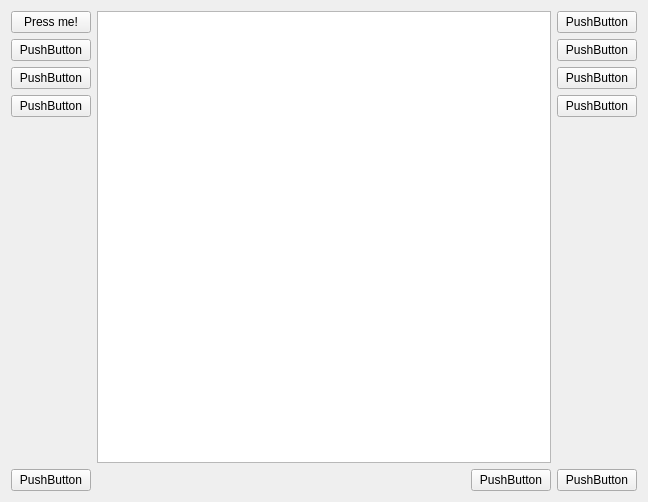
<?xml version="1.0" encoding="UTF-8"?>
<ui version="4.0">
 <class>Form</class>
 <widget class="QWidget" name="Form">
  <property name="geometry">
   <rect>
    <x>0</x>
    <y>0</y>
    <width>648</width>
    <height>502</height>
   </rect>
  </property>
  <property name="windowTitle">
   <string>Form</string>
  </property>
  <layout class="QVBoxLayout" name="verticalLayout_3">
   <item>
    <layout class="QHBoxLayout" name="horizontalLayout_2">
     <item>
      <layout class="QVBoxLayout" name="verticalLayout">
       <item>
        <widget class="QPushButton" name="press_me_button">
         <property name="text">
          <string>Press me!</string>
         </property>
        </widget>
       </item>
       <item>
        <widget class="QPushButton" name="pushButton_2">
         <property name="text">
          <string>PushButton</string>
         </property>
        </widget>
       </item>
       <item>
        <widget class="QPushButton" name="pushButton_3">
         <property name="text">
          <string>PushButton</string>
         </property>
        </widget>
       </item>
       <item>
        <widget class="QPushButton" name="pushButton_4">
         <property name="text">
          <string>PushButton</string>
         </property>
        </widget>
       </item>
       <item>
        <spacer name="verticalSpacer">
         <property name="orientation">
          <enum>Qt::Vertical</enum>
         </property>
         <property name="sizeHint" stdset="0">
          <size>
           <width>20</width>
           <height>40</height>
          </size>
         </property>
        </spacer>
       </item>
      </layout>
     </item>
     <item>
      <widget class="QTextEdit" name="textEdit"/>
     </item>
     <item>
      <layout class="QVBoxLayout" name="verticalLayout_2">
       <item>
        <widget class="QPushButton" name="pushButton_5">
         <property name="text">
          <string>PushButton</string>
         </property>
        </widget>
       </item>
       <item>
        <widget class="QPushButton" name="pushButton_6">
         <property name="text">
          <string>PushButton</string>
         </property>
        </widget>
       </item>
       <item>
        <widget class="QPushButton" name="pushButton_7">
         <property name="text">
          <string>PushButton</string>
         </property>
        </widget>
       </item>
       <item>
        <widget class="QPushButton" name="pushButton_8">
         <property name="text">
          <string>PushButton</string>
         </property>
        </widget>
       </item>
       <item>
        <spacer name="verticalSpacer_2">
         <property name="orientation">
          <enum>Qt::Vertical</enum>
         </property>
         <property name="sizeHint" stdset="0">
          <size>
           <width>20</width>
           <height>40</height>
          </size>
         </property>
        </spacer>
       </item>
      </layout>
     </item>
    </layout>
   </item>
   <item>
    <layout class="QHBoxLayout" name="horizontalLayout">
     <item>
      <widget class="QPushButton" name="pushButton_9">
       <property name="text">
        <string>PushButton</string>
       </property>
      </widget>
     </item>
     <item>
      <spacer name="horizontalSpacer">
       <property name="orientation">
        <enum>Qt::Horizontal</enum>
       </property>
       <property name="sizeHint" stdset="0">
        <size>
         <width>40</width>
         <height>20</height>
        </size>
       </property>
      </spacer>
     </item>
     <item>
      <widget class="QPushButton" name="pushButton_10">
       <property name="text">
        <string>PushButton</string>
       </property>
      </widget>
     </item>
     <item>
      <widget class="QPushButton" name="pushButton_11">
       <property name="text">
        <string>PushButton</string>
       </property>
      </widget>
     </item>
    </layout>
   </item>
  </layout>
 </widget>
 <resources/>
 <connections/>
</ui>
